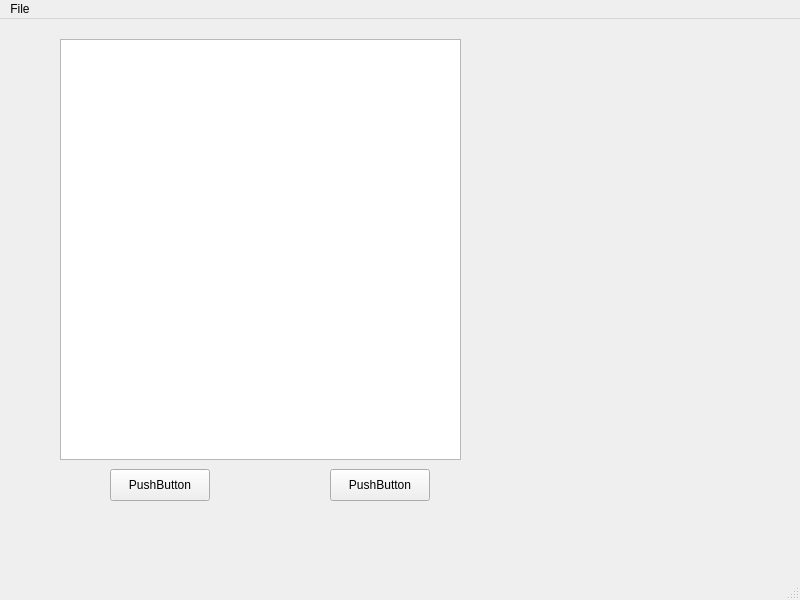
<?xml version="1.0" encoding="UTF-8"?>
<ui version="4.0">
 <class>MainWindow</class>
 <widget class="QMainWindow" name="MainWindow">
  <property name="geometry">
   <rect>
    <x>0</x>
    <y>0</y>
    <width>800</width>
    <height>600</height>
   </rect>
  </property>
  <property name="contextMenuPolicy">
   <enum>Qt::ContextMenuPolicy::ActionsContextMenu</enum>
  </property>
  <property name="windowTitle">
   <string>MainWindow</string>
  </property>
  <widget class="QWidget" name="centralwidget">
   <widget class="QPushButton" name="pushButton_2">
    <property name="geometry">
     <rect>
      <x>330</x>
      <y>450</y>
      <width>100</width>
      <height>32</height>
     </rect>
    </property>
    <property name="text">
     <string>PushButton</string>
    </property>
   </widget>
   <widget class="QVTKOpenGLNativeWidget" name="vtkWidget" native="true">
    <property name="geometry">
     <rect>
      <x>480</x>
      <y>20</y>
      <width>241</width>
      <height>421</height>
     </rect>
    </property>
    <property name="contextMenuPolicy">
     <enum>Qt::ContextMenuPolicy::ActionsContextMenu</enum>
    </property>
   </widget>
   <widget class="QPushButton" name="pushButton">
    <property name="geometry">
     <rect>
      <x>110</x>
      <y>450</y>
      <width>100</width>
      <height>32</height>
     </rect>
    </property>
    <property name="text">
     <string>PushButton</string>
    </property>
   </widget>
   <widget class="QTreeView" name="treeView">
    <property name="geometry">
     <rect>
      <x>60</x>
      <y>20</y>
      <width>401</width>
      <height>421</height>
     </rect>
    </property>
    <property name="contextMenuPolicy">
     <enum>Qt::ContextMenuPolicy::ActionsContextMenu</enum>
    </property>
   </widget>
  </widget>
  <widget class="QMenuBar" name="menubar">
   <property name="geometry">
    <rect>
     <x>0</x>
     <y>0</y>
     <width>800</width>
     <height>33</height>
    </rect>
   </property>
   <widget class="QMenu" name="menuFile">
    <property name="title">
     <string>File</string>
    </property>
    <addaction name="actionOpen_file"/>
    <addaction name="actionItem_Options"/>
   </widget>
   <addaction name="menuFile"/>
  </widget>
  <widget class="QStatusBar" name="statusbar"/>
  <action name="actionOpen_file">
   <property name="text">
    <string>Open file</string>
   </property>
  </action>
  <action name="actionItem_Options">
   <property name="text">
    <string>Item options</string>
   </property>
  </action>
 </widget>
 <customwidgets>
  <customwidget>
   <class>QVTKOpenGLNativeWidget</class>
   <extends>QWidget</extends>
   <header>QVTKOpenGLNativeWidget.h</header>
   <container>1</container>
  </customwidget>
 </customwidgets>
 <resources/>
 <connections/>
</ui>
